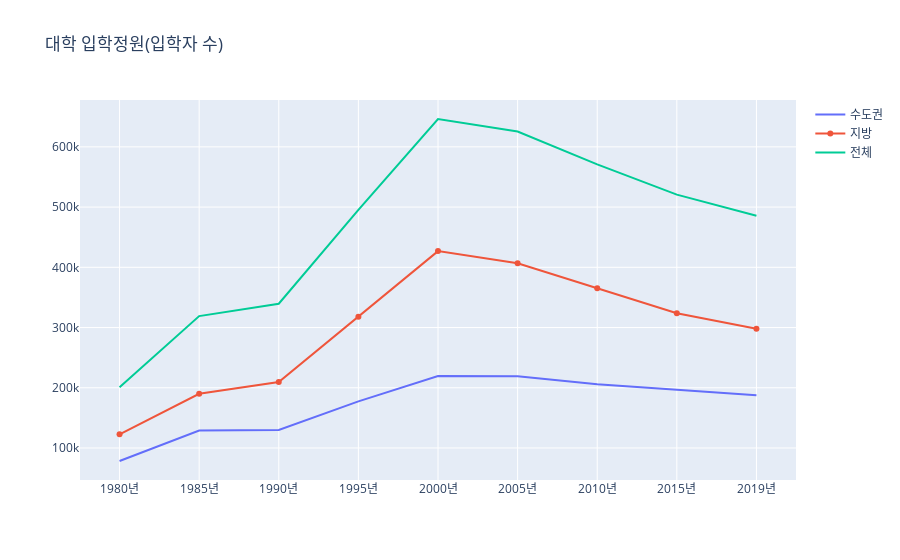

Here is the notebook cell this chart was saved with:
### Code cell
fig = go.Figure()
fig.add_trace(go.Scatter(x=xl, y=df1['수도권 전체'],
                        mode='lines',
                        name='수도권'))
fig.add_trace(go.Scatter(x=xl, y=df1['지방 전체'],
                        mode='lines+markers',
                        name='지방'))
fig.add_trace(go.Scatter(x=xl, y=df1['전체수'],
                        mode='lines',
                        name='전체'))

fig.update_layout(title='대학 입학정원(입학자 수)')

fig.show()

### Figure 1 — Plotly figure (JSON) as saved in the notebook; plotly's stock layout.template omitted (floating-point values rounded to 4 significant figures)
{"data": [{"mode": "lines", "name": "수도권", "type": "scatter", "x": ["1980년", "1985년", "1990년", "1995년", "2000년", "2005년", "2010년", "2015년", "2019년"], "y": [78394, 129038, 130005, 177450, 219385, 218912, 205821, 196779, 187647]}, {"mode": "lines+markers", "name": "지방", "type": "scatter", "x": ["1980년", "1985년", "1990년", "1995년", "2000년", "2005년", "2010년", "2015년", "2019년"], "y": [122661, 189962, 209506, 317850, 426890, 406629, 365106, 323885, 297945]}, {"mode": "lines", "name": "전체", "type": "scatter", "x": ["1980년", "1985년", "1990년", "1995년", "2000년", "2005년", "2010년", "2015년", "2019년"], "y": [201055, 319000, 339511, 495300, 646275, 625541, 570927, 520664, 485592]}], "layout": {"title": {"text": "대학 입학정원(입학자 수)"}}}
